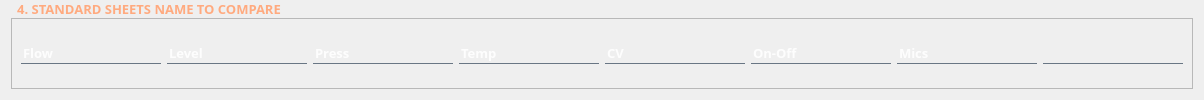
                           <widget class="QGroupBox" name="groupBox">
                            <property name="font">
                             <font>
                              <family>맑은 고딕</family>
                              <pointsize>10</pointsize>
                              <weight>75</weight>
                              <bold>true</bold>
                             </font>
                            </property>
                            <property name="styleSheet">
                             <string notr="true">QGroupBox {
     margin-top: 7px;  /* &lt;- Adds space for title to exist above border */
	border:none;
}

QGroupBox::title {  
     subcontrol-origin: margin;  /* &lt;- Explicitly define or will be set to padding */
     subcontrol-position: top left;  
     margin-left: 10px;
     margin-right: 10px;
     left: 5px;
	color: rgb(255, 170, 127);
}</string>
                            </property>
                            <property name="title">
                             <string>4. STANDARD SHEETS NAME TO COMPARE</string>
                            </property>
                            <property name="alignment">
                             <set>Qt::AlignLeading|Qt::AlignLeft|Qt::AlignVCenter</set>
                            </property>
                            <layout class="QHBoxLayout" name="horizontalLayout_5">
                             <item>
                              <widget class="QFrame" name="frame_18">
                               <property name="frameShape">
                                <enum>QFrame::StyledPanel</enum>
                               </property>
                               <property name="frameShadow">
                                <enum>QFrame::Raised</enum>
                               </property>
                               <layout class="QHBoxLayout" name="horizontalLayout_12">
                                <item>
                                 <widget class="QLineEdit" name="lineEdit_24">
                                  <property name="minimumSize">
                                   <size>
                                    <width>60</width>
                                    <height>0</height>
                                   </size>
                                  </property>
                                  <property name="font">
                                   <font>
                                    <family>맑은 고딕</family>
                                    <pointsize>10</pointsize>
                                    <weight>75</weight>
                                    <bold>true</bold>
                                   </font>
                                  </property>
                                  <property name="styleSheet">
                                   <string notr="true">background-color:rgba(0, 0, 0, 0);
border:none;
border-bottom:1px solid rgba(105, 118, 132, 255);
color:rgba(255, 255, 255, 230);
</string>
                                  </property>
                                  <property name="text">
                                   <string>Flow</string>
                                  </property>
                                  <property name="placeholderText">
                                   <string/>
                                  </property>
                                 </widget>
                                </item>
                                <item>
                                 <widget class="QLineEdit" name="lineEdit_25">
                                  <property name="minimumSize">
                                   <size>
                                    <width>60</width>
                                    <height>0</height>
                                   </size>
                                  </property>
                                  <property name="font">
                                   <font>
                                    <family>맑은 고딕</family>
                                    <pointsize>10</pointsize>
                                    <weight>75</weight>
                                    <bold>true</bold>
                                   </font>
                                  </property>
                                  <property name="styleSheet">
                                   <string notr="true">background-color:rgba(0, 0, 0, 0);
border:none;
border-bottom:1px solid rgba(105, 118, 132, 255);
color:rgba(255, 255, 255, 230);
</string>
                                  </property>
                                  <property name="text">
                                   <string>Level</string>
                                  </property>
                                  <property name="placeholderText">
                                   <string/>
                                  </property>
                                 </widget>
                                </item>
                                <item>
                                 <widget class="QLineEdit" name="lineEdit_26">
                                  <property name="minimumSize">
                                   <size>
                                    <width>60</width>
                                    <height>0</height>
                                   </size>
                                  </property>
                                  <property name="font">
                                   <font>
                                    <family>맑은 고딕</family>
                                    <pointsize>10</pointsize>
                                    <weight>75</weight>
                                    <bold>true</bold>
                                   </font>
                                  </property>
                                  <property name="styleSheet">
                                   <string notr="true">background-color:rgba(0, 0, 0, 0);
border:none;
border-bottom:1px solid rgba(105, 118, 132, 255);
color:rgba(255, 255, 255, 230);
</string>
                                  </property>
                                  <property name="text">
                                   <string>Press</string>
                                  </property>
                                  <property name="placeholderText">
                                   <string/>
                                  </property>
                                 </widget>
                                </item>
                                <item>
                                 <widget class="QLineEdit" name="lineEdit_27">
                                  <property name="minimumSize">
                                   <size>
                                    <width>60</width>
                                    <height>0</height>
                                   </size>
                                  </property>
                                  <property name="font">
                                   <font>
                                    <family>맑은 고딕</family>
                                    <pointsize>10</pointsize>
                                    <weight>75</weight>
                                    <bold>true</bold>
                                   </font>
                                  </property>
                                  <property name="styleSheet">
                                   <string notr="true">background-color:rgba(0, 0, 0, 0);
border:none;
border-bottom:1px solid rgba(105, 118, 132, 255);
color:rgba(255, 255, 255, 230);
</string>
                                  </property>
                                  <property name="text">
                                   <string>Temp</string>
                                  </property>
                                  <property name="placeholderText">
                                   <string/>
                                  </property>
                                 </widget>
                                </item>
                                <item>
                                 <widget class="QLineEdit" name="lineEdit_28">
                                  <property name="minimumSize">
                                   <size>
                                    <width>60</width>
                                    <height>0</height>
                                   </size>
                                  </property>
                                  <property name="font">
                                   <font>
                                    <family>맑은 고딕</family>
                                    <pointsize>10</pointsize>
                                    <weight>75</weight>
                                    <bold>true</bold>
                                   </font>
                                  </property>
                                  <property name="styleSheet">
                                   <string notr="true">background-color:rgba(0, 0, 0, 0);
border:none;
border-bottom:1px solid rgba(105, 118, 132, 255);
color:rgba(255, 255, 255, 230);
</string>
                                  </property>
                                  <property name="text">
                                   <string>CV</string>
                                  </property>
                                  <property name="placeholderText">
                                   <string/>
                                  </property>
                                 </widget>
                                </item>
                                <item>
                                 <widget class="QLineEdit" name="lineEdit_29">
                                  <property name="minimumSize">
                                   <size>
                                    <width>60</width>
                                    <height>0</height>
                                   </size>
                                  </property>
                                  <property name="font">
                                   <font>
                                    <family>맑은 고딕</family>
                                    <pointsize>10</pointsize>
                                    <weight>75</weight>
                                    <bold>true</bold>
                                   </font>
                                  </property>
                                  <property name="styleSheet">
                                   <string notr="true">background-color:rgba(0, 0, 0, 0);
border:none;
border-bottom:1px solid rgba(105, 118, 132, 255);
color:rgba(255, 255, 255, 230);
</string>
                                  </property>
                                  <property name="text">
                                   <string>On-Off</string>
                                  </property>
                                  <property name="placeholderText">
                                   <string/>
                                  </property>
                                 </widget>
                                </item>
                                <item>
                                 <widget class="QLineEdit" name="lineEdit_30">
                                  <property name="minimumSize">
                                   <size>
                                    <width>60</width>
                                    <height>0</height>
                                   </size>
                                  </property>
                                  <property name="font">
                                   <font>
                                    <family>맑은 고딕</family>
                                    <pointsize>10</pointsize>
                                    <weight>75</weight>
                                    <bold>true</bold>
                                   </font>
                                  </property>
                                  <property name="styleSheet">
                                   <string notr="true">background-color:rgba(0, 0, 0, 0);
border:none;
border-bottom:1px solid rgba(105, 118, 132, 255);
color:rgba(255, 255, 255, 230);
</string>
                                  </property>
                                  <property name="text">
                                   <string>Mics</string>
                                  </property>
                                  <property name="placeholderText">
                                   <string/>
                                  </property>
                                 </widget>
                                </item>
                                <item>
                                 <widget class="QLineEdit" name="lineEdit_31">
                                  <property name="minimumSize">
                                   <size>
                                    <width>60</width>
                                    <height>0</height>
                                   </size>
                                  </property>
                                  <property name="font">
                                   <font>
                                    <family>맑은 고딕</family>
                                    <pointsize>10</pointsize>
                                    <weight>75</weight>
                                    <bold>true</bold>
                                   </font>
                                  </property>
                                  <property name="styleSheet">
                                   <string notr="true">background-color:rgba(0, 0, 0, 0);
border:none;
border-bottom:1px solid rgba(105, 118, 132, 255);
color:rgba(255, 255, 255, 230);
</string>
                                  </property>
                                  <property name="text">
                                   <string/>
                                  </property>
                                  <property name="placeholderText">
                                   <string/>
                                  </property>
                                 </widget>
                                </item>
                               </layout>
                              </widget>
                             </item>
                            </layout>
                           </widget>
